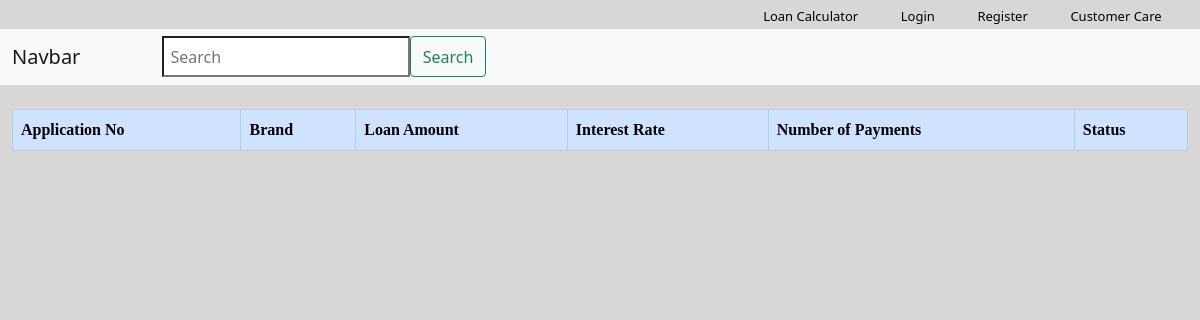
Before: /view-loan-applications/view-loan-apps with the older database file.
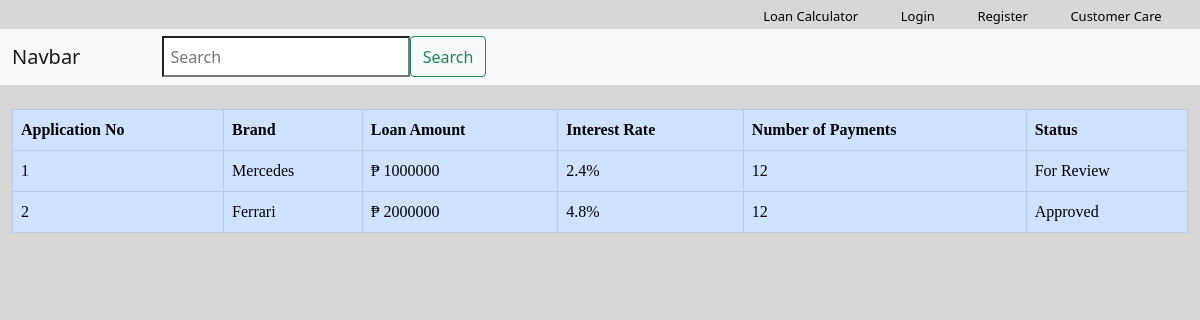
After: the same page with the newer database file.
### loans_borrower/models.py (models this page shows, shortened)
class Loans(models.Model):
    STATUS = (
        ('For Review', 'For Review'),
        ('Approved', 'Approved'),
        ('Rejected', 'Rejected'),
    )
    user = models.ForeignKey(User, on_delete=models.CASCADE, null=True, blank=True)
    first_name = models.CharField(max_length=100, null=True)
    last_name = models.CharField(max_length=100, null=True)
    middle_name = models.CharField(max_length=100, null=True, blank=True)
    app_no = models.IntegerField(null=True, blank=True)
    brand = models.CharField(max_length=100, null=True)
    loan_amt = models.IntegerField(null=True, blank=True)
    int_rate = models.CharField(max_length=50, null=True)
    no_of_payments = models.IntegerField(null=True, blank=True)
    status = models.CharField(max_length=100, choices=STATUS, null=True)
    principal = models.IntegerField(null=True, blank=True)
    rem_bal = models.IntegerField(null=True, blank=True)
    next_due = models.DateField(null=True)

### loans_borrower/views.py (the view)
# urls.py: path('view-loan-apps',views.viewLoanApps,name="view-loan-apps"),
def viewLoanApps(request):
    loans = Loans.objects.all()
    data = {
        'loans' : loans,
    }
    return render(request, 'loans_borrower/viewLoanApps.html', data)

### loans_borrower/templates/loans_borrower/viewLoanApps.html
{% extends 'navbar/navbar.html' %}
{% block content %} {% load static %}
<div class="container-fluid" style="margin-top: 1%; padding:1%;">
  <div class="row">
    <div class="col-lg"style="font-family:Verdana">
        <table id="rows" class="table table-primary table-bordered table-hover">
            <thead>
                <th>Application No</th>
                <th>Brand</th>
                <th>Loan Amount</th>
                <th>Interest Rate</th>
                <th>Number of Payments</th>
                <th>Status</th>
            </thead>
            {% for loan in loans %}
            <tbody>
                <tr onclick="window.location='#'">
                    <td>{{loan.app_no}}</td>
                    <td>{{loan.brand}}</td>
                    <td>₱ {{loan.loan_amt}}</td>
                    <td>{{loan.int_rate}}</td>
                    <td>{{loan.no_of_payments}}</td>
                    <td>{{loan.status}}</td>
                </tr>
            </tbody>
            {% endfor %}
        </table>
    </div>
  </div>
</div>
{% endblock %}

### navbar/templates/navbar/navbar.html (shortened to what this page needs)
{% load auth_extras %}
<!DOCTYPE html>
<html lang="en">
<head>
    {% load static %}
    <link href="https://cdn.jsdelivr.net/npm/bootstrap@5.0.2/dist/css/bootstrap.min.css" rel="stylesheet">
    <link rel="stylesheet" href="{% static '/css/navbar-main-login/styles.css' %}">
    <link rel="stylesheet" href="{% static '/css/loan calculator/styles.css' %}">
</head>
<body class="body" style="background-color:rgb(216, 215, 214);">
    <div class="bar">
      <div class="login-bar">
        <a href="{% url 'loan-calculator' %}"style="background-color: rgb(216, 215, 214);padding-top:.04in;padding-bottom:.03in">Loan Calculator</a>
      </div>
      {% if not user.is_authenticated %}
        <div class="login-bar">
          <a href="{% url 'login' %}"style="background-color: rgb(216, 215, 214);padding-top:.04in;padding-bottom:.04in">Login</a>
        </div>
        <div class="login-bar">
          <a href="{% url 'register' %}"style="background-color: rgb(216, 215, 214);padding-top:.04in;padding-bottom:.03in">Register</a>
        </div>
      {% endif %}
      <div class="login-bar"style="background-color: rgb(216, 215, 214);padding-top:.03in;padding-bottom:.02in">
        <a href="#">Customer Care</a>
      </div>
    </div>
    <nav class="navbar navbar-light navbar-expand-lg bg-light" style="width: 100%;">
        <div class="container-fluid">
          <a class="navbar-brand" href="{% url 'home' %}">Navbar</a>
          <form class="d-flex search-form">
            <input class="search-box" type="search" placeholder="Search" aria-label="Search">
            <button class="btn btn-outline-success" type="submit">Search</button>
          </form>
        </div>
    </nav>
    {%block content%}
    {%endblock%}
</body>
</html>

### static/css/navbar-main-login/styles.css (style rules this page uses)
.search-form { flex-grow: 1; min-width: 25rem; justify-self: center; position: absolute; padding-left: 150px; padding-right: 500px; }
.search-box { width: 100%; min-width: 10rem; padding: .4rem; background-color: #ffb; justify-self: center; background-color: white; }
.login-bar { display:inline-block; background-color: white; }
.bar { color: rgb(216, 215, 214); text-align: right; }
.bar a { text-decoration: none; color: black; padding-right: .4in; font-size: small; }

### static/css/loan calculator/styles.css (style rules this page uses)
input,label { display:block; }

Changed rows visible on the page:
added Loans: app_no "1", brand "Mercedes", loan_amt "1000000", int_rate "2.4%", no_of_payments "12", status "For Review"
added Loans: app_no "2", brand "Ferrari", loan_amt "2000000", int_rate "4.8%", no_of_payments "12", status "Approved"
